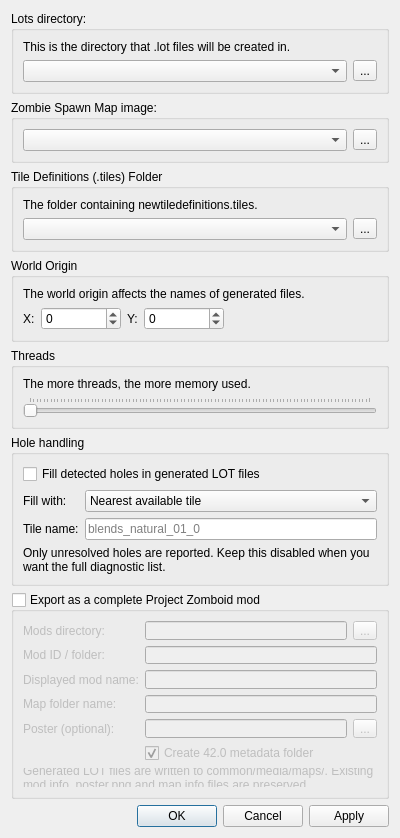
<?xml version="1.0" encoding="UTF-8"?>
<ui version="4.0">
 <class>GenerateLotsDialog</class>
 <widget class="QDialog" name="GenerateLotsDialog">
  <property name="geometry">
   <rect>
    <x>0</x>
    <y>0</y>
    <width>400</width>
    <height>790</height>
   </rect>
  </property>
  <property name="windowTitle">
   <string>Generate Lots</string>
  </property>
  <layout class="QGridLayout" name="gridLayout">
   <item row="7" column="0">
    <spacer name="verticalSpacer">
     <property name="orientation">
      <enum>Qt::Vertical</enum>
     </property>
     <property name="sizeHint" stdset="0">
      <size>
       <width>20</width>
       <height>40</height>
      </size>
     </property>
    </spacer>
   </item>
   <item row="3" column="0">
    <widget class="QGroupBox" name="groupBox_3">
     <property name="title">
      <string>World Origin</string>
     </property>
     <layout class="QVBoxLayout" name="verticalLayout_3">
      <item>
       <widget class="QLabel" name="label_2">
        <property name="text">
         <string>The world origin affects the names of generated files.</string>
        </property>
       </widget>
      </item>
      <item>
       <layout class="QHBoxLayout" name="horizontalLayout_5">
        <item>
         <layout class="QHBoxLayout" name="horizontalLayout_3">
          <item>
           <widget class="QLabel" name="label_3">
            <property name="text">
             <string>X:</string>
            </property>
           </widget>
          </item>
          <item>
           <widget class="QSpinBox" name="xOrigin">
            <property name="minimumSize">
             <size>
              <width>80</width>
              <height>0</height>
             </size>
            </property>
            <property name="minimum">
             <number>-1000</number>
            </property>
            <property name="maximum">
             <number>1000</number>
            </property>
           </widget>
          </item>
         </layout>
        </item>
        <item>
         <layout class="QHBoxLayout" name="horizontalLayout_4">
          <item>
           <widget class="QLabel" name="label_4">
            <property name="text">
             <string>Y:</string>
            </property>
           </widget>
          </item>
          <item>
           <widget class="QSpinBox" name="yOrigin">
            <property name="minimumSize">
             <size>
              <width>80</width>
              <height>0</height>
             </size>
            </property>
            <property name="minimum">
             <number>-1000</number>
            </property>
            <property name="maximum">
             <number>1000</number>
            </property>
           </widget>
          </item>
         </layout>
        </item>
        <item>
         <spacer name="horizontalSpacer">
          <property name="orientation">
           <enum>Qt::Horizontal</enum>
          </property>
          <property name="sizeHint" stdset="0">
           <size>
            <width>40</width>
            <height>20</height>
           </size>
          </property>
         </spacer>
        </item>
       </layout>
      </item>
     </layout>
    </widget>
   </item>
   <item row="2" column="0">
    <widget class="QGroupBox" name="groupBox_4">
     <property name="title">
      <string>Tile Definitions (.tiles) Folder</string>
     </property>
     <layout class="QVBoxLayout" name="verticalLayout_4">
      <item>
       <widget class="QLabel" name="label_5">
        <property name="text">
         <string>The folder containing newtiledefinitions.tiles.</string>
        </property>
       </widget>
      </item>
      <item>
       <layout class="QHBoxLayout" name="horizontalLayout_6">
        <item>
         <widget class="QComboBox" name="tiledefEdit"/>
        </item>
        <item>
         <widget class="QToolButton" name="tiledefBrowse">
          <property name="text">
           <string>...</string>
          </property>
         </widget>
        </item>
       </layout>
      </item>
     </layout>
    </widget>
   </item>
   <item row="1" column="0">
    <widget class="QGroupBox" name="groupBox_2">
     <property name="title">
      <string>Zombie Spawn Map image:</string>
     </property>
     <layout class="QVBoxLayout" name="verticalLayout_2">
      <item>
       <layout class="QHBoxLayout" name="horizontalLayout_2">
        <item>
         <widget class="QComboBox" name="spawnEdit">
          <property name="editable">
           <bool>false</bool>
          </property>
         </widget>
        </item>
        <item>
         <widget class="QToolButton" name="spawnBrowse">
          <property name="text">
           <string>...</string>
          </property>
         </widget>
        </item>
       </layout>
      </item>
     </layout>
    </widget>
   </item>
   <item row="8" column="0">
    <widget class="QDialogButtonBox" name="buttonBox">
     <property name="orientation">
      <enum>Qt::Horizontal</enum>
     </property>
     <property name="standardButtons">
      <set>QDialogButtonBox::Apply|QDialogButtonBox::Cancel|QDialogButtonBox::Ok</set>
     </property>
   </widget>
  </item>
  <item row="6" column="0">
   <widget class="QGroupBox" name="exportModGroup">
    <property name="title">
     <string>Export as a complete Project Zomboid mod</string>
    </property>
    <property name="checkable">
     <bool>true</bool>
    </property>
    <property name="checked">
     <bool>false</bool>
    </property>
    <layout class="QFormLayout" name="modExportLayout">
     <item row="0" column="0">
      <widget class="QLabel" name="modRootLabel">
       <property name="text">
        <string>Mods directory:</string>
       </property>
      </widget>
     </item>
     <item row="0" column="1">
      <layout class="QHBoxLayout" name="modRootLayout">
       <item>
        <widget class="QLineEdit" name="modRootEdit"/>
       </item>
       <item>
        <widget class="QToolButton" name="modRootBrowse">
         <property name="text">
          <string>...</string>
         </property>
        </widget>
       </item>
      </layout>
     </item>
     <item row="1" column="0">
      <widget class="QLabel" name="modIdLabel">
       <property name="text">
        <string>Mod ID / folder:</string>
       </property>
      </widget>
     </item>
     <item row="1" column="1">
      <widget class="QLineEdit" name="modIdEdit"/>
     </item>
     <item row="2" column="0">
      <widget class="QLabel" name="modNameLabel">
       <property name="text">
        <string>Displayed mod name:</string>
       </property>
      </widget>
     </item>
     <item row="2" column="1">
      <widget class="QLineEdit" name="modNameEdit"/>
     </item>
     <item row="3" column="0">
      <widget class="QLabel" name="mapNameLabel">
       <property name="text">
        <string>Map folder name:</string>
       </property>
      </widget>
     </item>
     <item row="3" column="1">
      <widget class="QLineEdit" name="mapNameEdit"/>
     </item>
     <item row="4" column="0">
      <widget class="QLabel" name="posterLabel">
       <property name="text">
        <string>Poster (optional):</string>
       </property>
      </widget>
     </item>
     <item row="4" column="1">
      <layout class="QHBoxLayout" name="posterLayout">
       <item>
        <widget class="QLineEdit" name="posterEdit"/>
       </item>
       <item>
        <widget class="QToolButton" name="posterBrowse">
         <property name="text">
          <string>...</string>
         </property>
        </widget>
       </item>
      </layout>
     </item>
     <item row="5" column="1">
      <widget class="QCheckBox" name="create42Folder">
       <property name="text">
        <string>Create 42.0 metadata folder</string>
       </property>
       <property name="checked">
        <bool>true</bool>
       </property>
      </widget>
     </item>
     <item row="6" column="0" colspan="2">
      <widget class="QLabel" name="modExportHint">
       <property name="text">
        <string>Generated LOT files are written to common/media/maps/&lt;Map Name&gt;. Existing mod.info, poster.png and map.info files are preserved.</string>
       </property>
       <property name="wordWrap">
        <bool>true</bool>
       </property>
      </widget>
     </item>
    </layout>
   </widget>
  </item>
  <item row="5" column="0">
   <widget class="QGroupBox" name="holeRepairGroup">
    <property name="title">
     <string>Hole handling</string>
    </property>
    <layout class="QVBoxLayout" name="holeRepairLayout">
     <item>
      <widget class="QCheckBox" name="autoFillHoles">
       <property name="text">
        <string>Fill detected holes in generated LOT files</string>
       </property>
       <property name="toolTip">
        <string>Repairs the generated LOT output on the fly. Source TMX and TBX files are not modified.</string>
       </property>
      </widget>
     </item>
     <item>
      <layout class="QFormLayout" name="holeFillForm">
       <item row="0" column="0">
        <widget class="QLabel" name="holeFillModeLabel">
         <property name="text">
          <string>Fill with:</string>
         </property>
        </widget>
       </item>
       <item row="0" column="1">
        <widget class="QComboBox" name="holeFillMode">
         <item>
          <property name="text">
           <string>Nearest available tile</string>
          </property>
         </item>
         <item>
          <property name="text">
           <string>Specific tile name</string>
          </property>
         </item>
        </widget>
       </item>
       <item row="1" column="0">
        <widget class="QLabel" name="holeFillTileLabel">
         <property name="text">
          <string>Tile name:</string>
         </property>
        </widget>
       </item>
       <item row="1" column="1">
        <widget class="QLineEdit" name="holeFillTile">
         <property name="placeholderText">
          <string>blends_natural_01_0</string>
         </property>
        </widget>
       </item>
      </layout>
     </item>
     <item>
      <widget class="QLabel" name="holeRepairHint">
       <property name="text">
        <string>Only unresolved holes are reported. Keep this disabled when you want the full diagnostic list.</string>
       </property>
       <property name="wordWrap">
        <bool>true</bool>
       </property>
      </widget>
     </item>
    </layout>
   </widget>
  </item>
   <item row="0" column="0">
    <widget class="QGroupBox" name="groupBox">
     <property name="title">
      <string>Lots directory:</string>
     </property>
     <layout class="QVBoxLayout" name="verticalLayout">
      <item>
       <widget class="QLabel" name="label">
        <property name="text">
         <string>This is the directory that .lot files will be created in.</string>
        </property>
       </widget>
      </item>
      <item>
       <layout class="QHBoxLayout" name="horizontalLayout">
        <item>
         <widget class="QComboBox" name="exportEdit">
          <property name="editable">
           <bool>false</bool>
          </property>
         </widget>
        </item>
        <item>
         <widget class="QToolButton" name="exportBrowse">
          <property name="text">
           <string>...</string>
          </property>
         </widget>
        </item>
       </layout>
      </item>
     </layout>
    </widget>
   </item>
   <item row="4" column="0">
    <widget class="QGroupBox" name="groupBox_5">
     <property name="title">
      <string>Threads</string>
     </property>
     <layout class="QFormLayout" name="formLayout">
      <item row="1" column="0" colspan="2">
       <layout class="QVBoxLayout" name="verticalLayout_6">
        <item>
         <widget class="QLabel" name="label_6">
          <property name="text">
           <string>The more threads, the more memory used.</string>
          </property>
         </widget>
        </item>
        <item>
         <widget class="QSlider" name="numThreadsSlider">
          <property name="orientation">
           <enum>Qt::Horizontal</enum>
          </property>
          <property name="tickPosition">
           <enum>QSlider::TicksAbove</enum>
          </property>
          <property name="tickInterval">
           <number>1</number>
          </property>
         </widget>
        </item>
       </layout>
      </item>
     </layout>
    </widget>
   </item>
  </layout>
 </widget>
 <resources/>
 <connections>
  <connection>
   <sender>buttonBox</sender>
   <signal>accepted()</signal>
   <receiver>GenerateLotsDialog</receiver>
   <slot>accept()</slot>
   <hints>
    <hint type="sourcelabel">
     <x>248</x>
     <y>254</y>
    </hint>
    <hint type="destinationlabel">
     <x>157</x>
     <y>274</y>
    </hint>
   </hints>
  </connection>
  <connection>
   <sender>buttonBox</sender>
   <signal>rejected()</signal>
   <receiver>GenerateLotsDialog</receiver>
   <slot>reject()</slot>
   <hints>
    <hint type="sourcelabel">
     <x>316</x>
     <y>260</y>
    </hint>
    <hint type="destinationlabel">
     <x>286</x>
     <y>274</y>
    </hint>
   </hints>
  </connection>
 </connections>
</ui>
